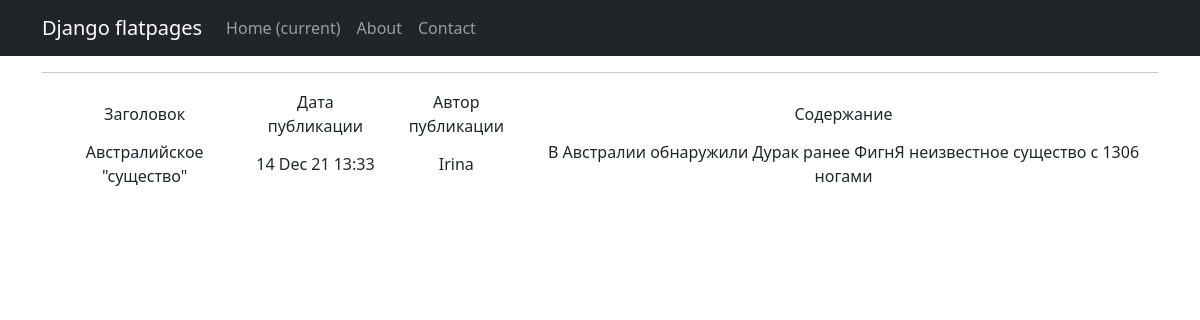
The page /news/2 on the database its author committed.
### NewsPortal/models.py (models this page shows, shortened)
class Post(models.Model):
    author = models.ForeignKey(Author, on_delete=models.CASCADE)
    NEWS = 'NW'
    ARTICLE = 'AR'
    CATEGORY_CHOICES = (
        (NEWS, 'Новость'),
        (ARTICLE, 'Статья'),
    )
    categoryType = models.CharField(max_length=2, choices=CATEGORY_CHOICES, default=ARTICLE)
    dateCreation = models.DateTimeField(auto_now_add=True)
    postCategory = models.ManyToManyField(Category, through='postCategory')
    title = models.CharField(max_length=128)
    text = models.TextField()
    rating = models.SmallIntegerField(default=0)

class Author(models.Model):
    authorUser = models.OneToOneField(User, on_delete=models.CASCADE)
    ratingAuthor = models.SmallIntegerField(default=0)

### NewsPortal/views.py (the view)
# urls.py: path('<int:pk>', PostDetail.as_view())      # pk — это первичный ключ товара, который будет выводиться в шаблон
class PostDetail(DetailView):
    model = Post                        # модель чьи объекты выводятся
    template_name = 'news/post.html'    # путь и название шаблона html
    context_object_name = 'post'

### templates/news/post.html (shortened to what this page needs)
{% extends 'flatpages/default.html' %}
{% block content %}
<hr>
    <table>
        <tr>
            <td>
                Заголовок
            </td>
            <td>
                Дата публикации
            </td>
            <td>
                Автор публикации
            </td>
            <td>
                Содержание
            </td>
        </tr>
        <tr>
            <td>
                {{post.title}}
            </td>
            <td>
                {{post.dateCreation|date:'d M y H:i' }}
            </td>
            <td>
                {{post.author.authorUser}}
            </td>
            <td>
                {{post.text}}
            </td>
        </tr>
    </table>
{% endblock content %}

### rows shown on the page
Post: title "Австралийское \"существо\"", dateCreation "14 Dec 21 13:33", author.authorUser "Irina", text "В Австралии обнаружили Дурак ранее ФигнЯ неизвестное существо с 1306 ногами"
